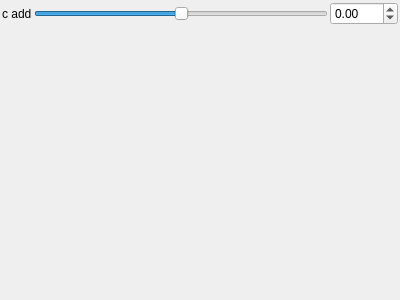
<?xml version="1.0" encoding="UTF-8"?>
<ui version="4.0">
 <class>Form</class>
 <widget class="QWidget" name="Form">
  <property name="geometry">
   <rect>
    <x>0</x>
    <y>0</y>
    <width>400</width>
    <height>300</height>
   </rect>
  </property>
  <property name="windowTitle">
   <string>Form</string>
  </property>
  <layout class="QVBoxLayout" name="verticalLayout">
   <property name="spacing">
    <number>2</number>
   </property>
   <property name="leftMargin">
    <number>2</number>
   </property>
   <property name="topMargin">
    <number>2</number>
   </property>
   <property name="rightMargin">
    <number>2</number>
   </property>
   <property name="bottomMargin">
    <number>2</number>
   </property>
   <item>
    <layout class="QGridLayout" name="gridLayout">
     <property name="spacing">
      <number>2</number>
     </property>
     <item row="0" column="2">
      <widget class="MyDoubleSpinBox" name="spinbox_cadd">
       <property name="prefix">
        <string/>
       </property>
       <property name="suffix">
        <string/>
       </property>
       <property name="decimals">
        <number>2</number>
       </property>
       <property name="minimum">
        <double>-100.000000000000000</double>
       </property>
       <property name="maximum">
        <double>100.000000000000000</double>
       </property>
       <property name="singleStep">
        <double>0.100000000000000</double>
       </property>
      </widget>
     </item>
     <item row="0" column="1">
      <widget class="QSlider" name="slider_cadd">
       <property name="minimum">
        <number>-500</number>
       </property>
       <property name="maximum">
        <number>500</number>
       </property>
       <property name="singleStep">
        <number>1</number>
       </property>
       <property name="orientation">
        <enum>Qt::Horizontal</enum>
       </property>
      </widget>
     </item>
     <item row="0" column="0">
      <widget class="QLabel" name="label_7">
       <property name="text">
        <string>c add</string>
       </property>
      </widget>
     </item>
    </layout>
   </item>
   <item>
    <spacer name="verticalSpacer">
     <property name="orientation">
      <enum>Qt::Vertical</enum>
     </property>
     <property name="sizeHint" stdset="0">
      <size>
       <width>20</width>
       <height>40</height>
      </size>
     </property>
    </spacer>
   </item>
  </layout>
 </widget>
 <customwidgets>
  <customwidget>
   <class>MyDoubleSpinBox</class>
   <extends>QDoubleSpinBox</extends>
   <header>mydoublespinbox.h</header>
  </customwidget>
 </customwidgets>
 <resources/>
 <connections/>
</ui>
